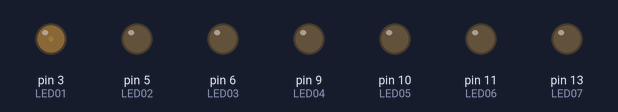
Bench run of a sketch on a simulated Arduino Nano, built with avr-gcc and run on an emulated ATmega328P. On the bench: output pins drawn as LEDs (lit = HIGH).

Above: at 0.15 s.
At 4.68 s:
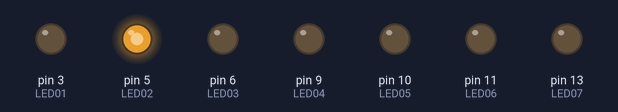
At 8.3 s:
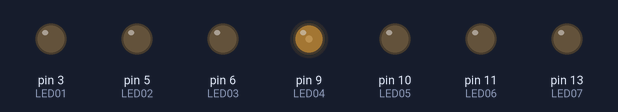
At 16.7 s:
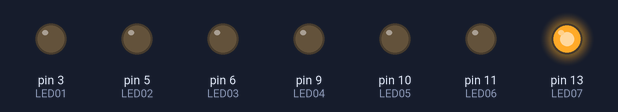
At 27.68 s:
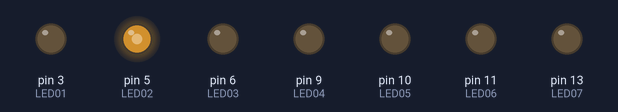
At 38.86 s:
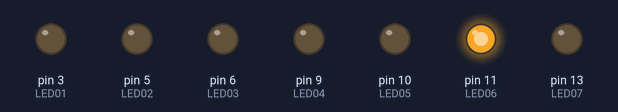
Timing chart, 0 to 40.0 s (numbered marks = the images above):
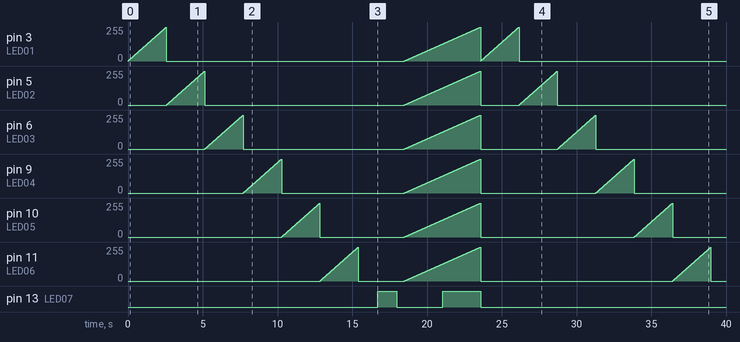

The sketch:

iLuminatorSequence.ino
```cpp
int LED01 = 3;
int POT01 = A0;

int LED02  = 5;
int POT02 = A1;

int LED03 = 6;
int POT03 = A2;

int LED04 = 9;
int POT04 = A3;

int LED05 = 10;
int POT05 = A4;

int LED06 = 11;
int POT06 = A5;

int LED07 = 13;
int POT07 = A6;


void setup() {
  // put your setup code here, to run once:

  pinMode(LED01, OUTPUT);
  pinMode(LED02, OUTPUT);
  pinMode(LED03, OUTPUT);
  pinMode(LED04, OUTPUT);
  pinMode(LED05, OUTPUT);
  pinMode(LED06, OUTPUT);
  pinMode(LED07, OUTPUT);

  pinMode(POT01, INPUT);
  pinMode(POT02, INPUT);
  pinMode(POT03, INPUT);
  pinMode(POT04, INPUT);
  pinMode(POT05, INPUT);
  pinMode(POT06, INPUT);
  pinMode(POT07, INPUT);
}

void loop() {
  for (int i = 0; i < 255; i++) {
    writeLED(i, 0, 0, 0, 0, 0, 0);
    delay(10);
  }

  for (int i = 0; i < 255; i++) {
    writeLED(0, i, 0, 0, 0, 0, 0);
    delay(10);
  }

  for (int i = 0; i < 255; i++) {
    writeLED(0, 0, i, 0, 0, 0, 0);
    delay(10);
  }

  for (int i = 0; i < 255; i++) {
    writeLED(0, 0, 0, i, 0, 0, 0);
    delay(10);
  }

  for (int i = 0; i < 255; i++) {
    writeLED(0, 0, 0, 0, i, 0, 0);
    delay(10);
  }

  for (int i = 0; i < 255; i++) {
    writeLED(0, 0, 0, 0, 0, i, 0);
    delay(10);
  }

  for (int i = 0; i < 255; i++) {
    writeLED(0, 0, 0, 0, 0, 0, i);
    delay(10);
  }


  writeLED(0, 0, 0, 0, 0, 0, 0);
  delay(500);


  for (int i = 0; i < 255; i++) {
    writeLED(i, i, i, i, i, i, i);
    delay(20);
  }

}


void writeLED(int val01, int val02, int val03, int val04, int val05, int val06, int val07) {
  analogWrite(LED01, val01);
  analogWrite(LED02, val02);
  analogWrite(LED03, val03);
  analogWrite(LED04, val04);
  analogWrite(LED05, val05);
  analogWrite(LED06, val06);
  analogWrite(LED07, val07);
}
```

Measured:
- by itself, pin 13 (LED07): LOW → HIGH at 16.7 s, → LOW 1.3 s later, → HIGH 3.1 s later, → LOW 2.5 s later
